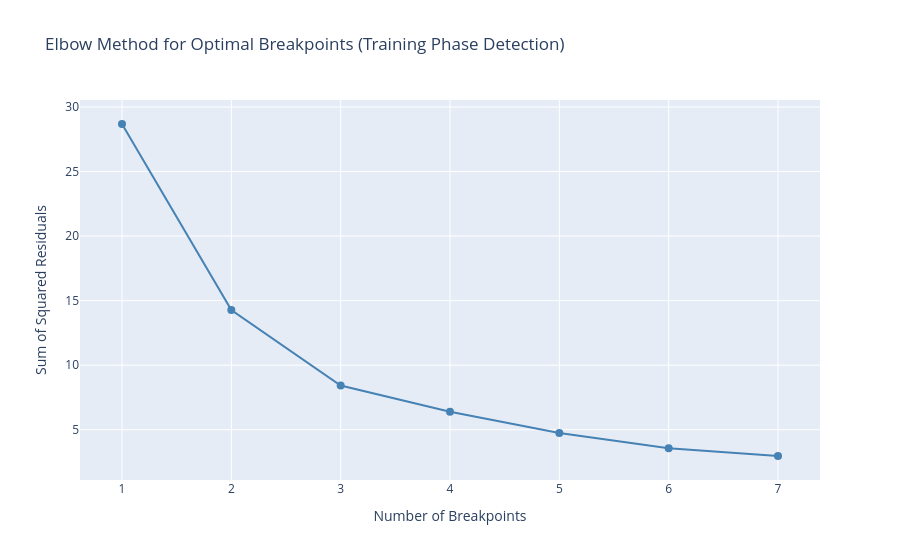

Notebook source saved alongside this figure:
### Code cell
# Elbow plot
residuals = []
k_range = range(1, 8)  # Reduced range since we expect fewer phases than stock eras

for k in k_range:
    bps = algo.predict(n_bkps=k)
    residuals.append(algo.cost.sum_of_costs(bps))

fig = go.Figure(go.Scatter(
    x=list(k_range),
    y=residuals,
    mode='lines+markers',
    line=dict(color='steelblue', width=2),
    marker=dict(size=8),
    hovertemplate='Breakpoints: %{x}<br>SSR: %{y:.2f}<extra></extra>'
))

fig.update_layout(
    title='Elbow Method for Optimal Breakpoints (Training Phase Detection)',
    xaxis_title='Number of Breakpoints',
    xaxis=dict(tickmode='linear', dtick=1),
    yaxis_title='Sum of Squared Residuals',
)

fig.show()

### Figure 1 — Plotly figure (JSON) as saved in the notebook; plotly's stock layout.template omitted (floating-point values rounded to 4 significant figures)
{"data": [{"hovertemplate": "Breakpoints: %{x}<br>SSR: %{y:.2f}<extra></extra>", "line": {"color": "steelblue", "width": 2}, "marker": {"size": 8}, "mode": "lines+markers", "type": "scatter", "x": [1, 2, 3, 4, 5, 6, 7], "y": [28.68, 14.26, 8.418, 6.4, 4.741, 3.569, 2.964]}], "layout": {"title": {"text": "Elbow Method for Optimal Breakpoints (Training Phase Detection)"}, "xaxis": {"dtick": 1, "tickmode": "linear", "title": {"text": "Number of Breakpoints"}}, "yaxis": {"title": {"text": "Sum of Squared Residuals"}}}}
